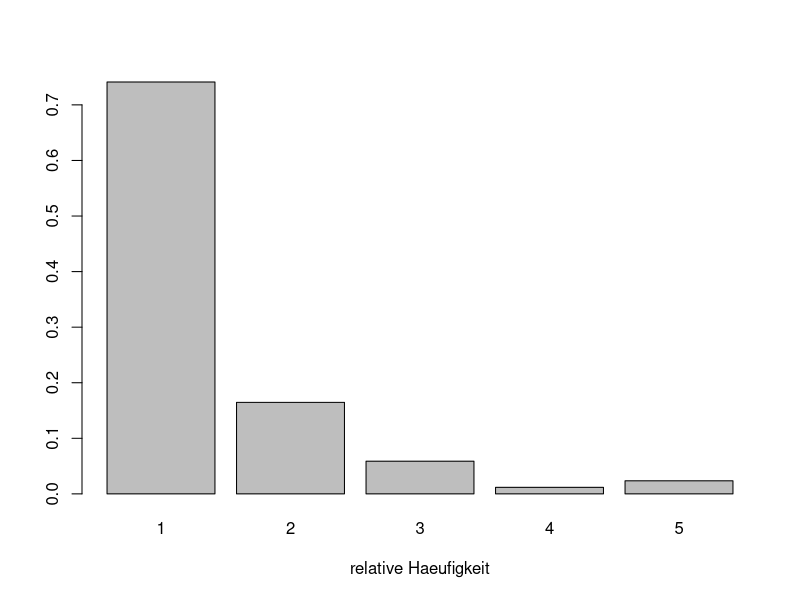
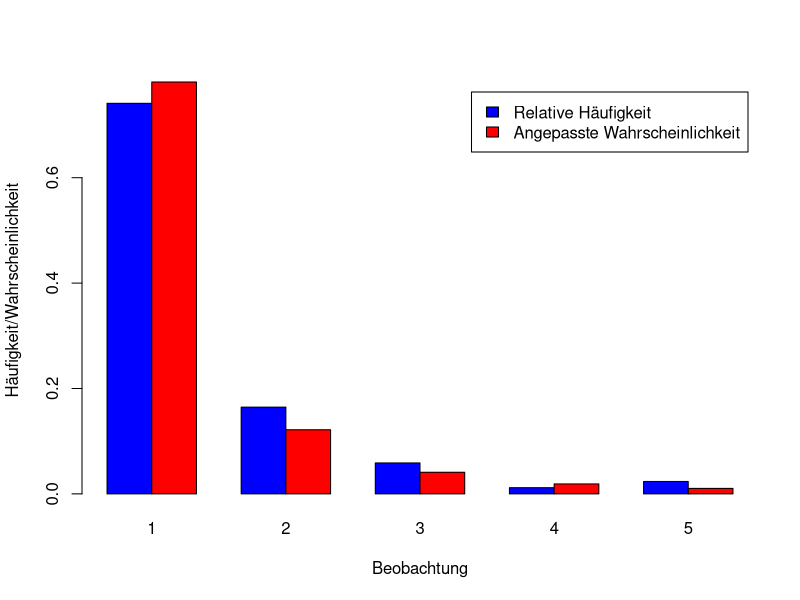

These figures' R source, in order:
obs = 1:5
freq = c(63, 14, 5, 1, 2)
xvec = rep(obs, freq)
table = table(xvec)
rel.freq = table(xvec) /sum(freq)
barplot(rel.freq, main="", xlab="relative Haeufigkeit")
loglikelihoodfunction = function(p, x) {
    -(p+1)*sum(log(x))- length(x)*log(VGAM::zeta(p+1))
}
p_schaetzer =  optimize(loglikelihoodfunction, interval = c(0.01, 10), x =xvec , maximum = TRUE)

p_hat = p_schaetzer$maximum
k = 1:5

prob_angepasst = k^(-(p_hat + 1)) / VGAM::zeta(p_hat + 1)

daten = rbind(rel.freq, prob_angepasst)

barplot(daten, beside = TRUE, 
        names.arg = 1:5,
        col = c("blue", "red"),
        xlab = "Beobachtung", 
        ylab = "Häufigkeit/Wahrscheinlichkeit",
        legend = c("Relative Häufigkeit", "Angepasste Wahrscheinlichkeit"))
